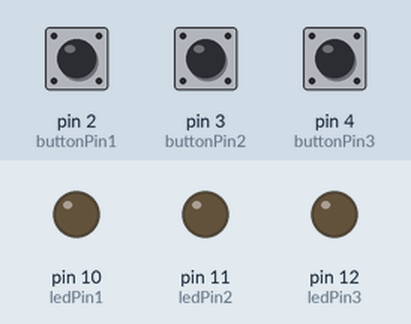
Simulated run of this sketch. Board: Arduino Uno, built with avr-gcc and run on an emulated ATmega328P. On the bench: output pins drawn as LEDs (lit = HIGH). The inputs (shaded band) are chosen by the test bench; at power-on: pin 2 (buttonPin1) LOW, pin 3 (buttonPin2) LOW, pin 4 (buttonPin3) LOW.

Above: at 1.2 s.
1.3 s: pin 2 (buttonPin1) pulled HIGH for 0.15 s
At 1.37 s:
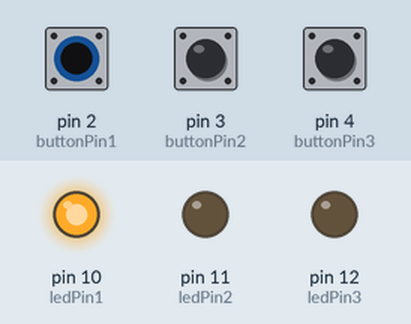
2.9 s: pin 3 (buttonPin2) pulled HIGH for 0.15 s
At 2.97 s:
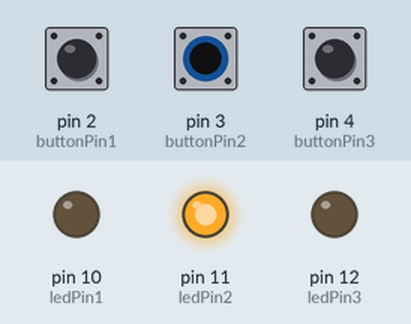
4.5 s: pin 4 (buttonPin3) pulled HIGH for 0.15 s
At 4.57 s:
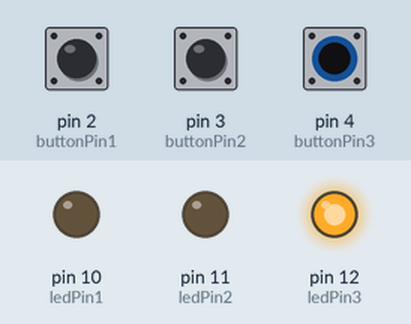
6.1 s: pin 4 (buttonPin3) pulled HIGH for 3.2 s
At 9.8 s:
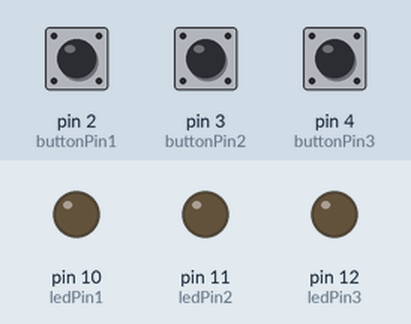
10.8 s: pin 2 (buttonPin1) pulled HIGH for 3.2 s
At 12.2 s:
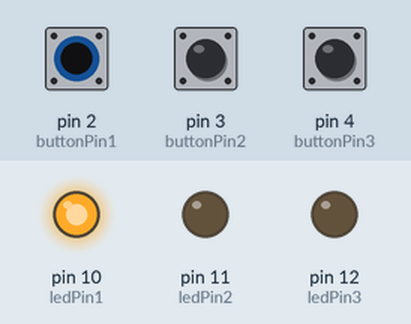
15.5 s: pin 2 (buttonPin1) driven HIGH and pin 3 (buttonPin2) driven HIGH
At 15.8 s:
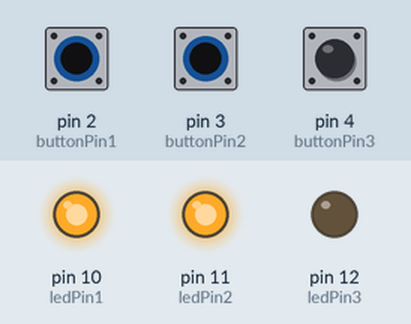
Timing chart, 0 to 18.0 s (numbered marks = the images above; inputs shaded):
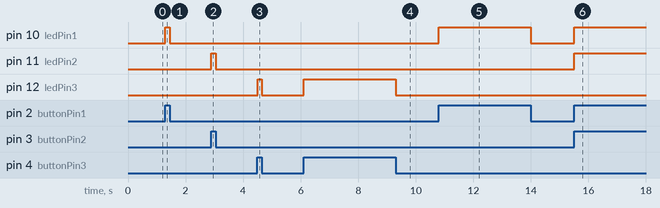

Measured:
- after the input at 1.3 s, pin 10 (ledPin1): LOW → HIGH at once, → LOW 0.15 s later
- after the input at 2.9 s, pin 11 (ledPin2): LOW → HIGH at once, → LOW 0.15 s later
- after the input at 4.5 s, pin 12 (ledPin3): LOW → HIGH at once, → LOW 0.15 s later
- after the input at 6.1 s, pin 12 (ledPin3): LOW → HIGH at once, → LOW 3.2 s later
- after the input at 10.8 s, pin 10 (ledPin1): LOW → HIGH at once, → LOW 3.2 s later
- after the input at 15.5 s, pin 10 (ledPin1), pin 11 (ledPin2): LOW → HIGH at once

The sketch:

3Buttons3LEDs.ino
```cpp
// تعريف أرقام الأرجل للأزرار واللمبات
const int buttonPin1 = 2;
const int buttonPin2 = 3;
const int buttonPin3 = 4;

const int ledPin1 = 10;
const int ledPin2 = 11;
const int ledPin3 = 12;

// متغيرات لحالة الأزرار
int buttonState1 = 0;
int buttonState2 = 0;
int buttonState3 = 0;

void setup() {
  // تعريف اللمبات كمخارج
  pinMode(ledPin1, OUTPUT);
  pinMode(ledPin2, OUTPUT);
  pinMode(ledPin3, OUTPUT);

  // تعريف الأزرار كمداخل
  pinMode(buttonPin1, INPUT);
  pinMode(buttonPin2, INPUT);
  pinMode(buttonPin3, INPUT);
}

void loop() {
  // قراءة حالة الأزرار
  buttonState1 = digitalRead(buttonPin1);
  buttonState2 = digitalRead(buttonPin2);
  buttonState3 = digitalRead(buttonPin3);

  // التحكم في اللمبات حسب حالة كل زر
  digitalWrite(ledPin1, buttonState1);
  digitalWrite(ledPin2, buttonState2);
  digitalWrite(ledPin3, buttonState3);
}
```
